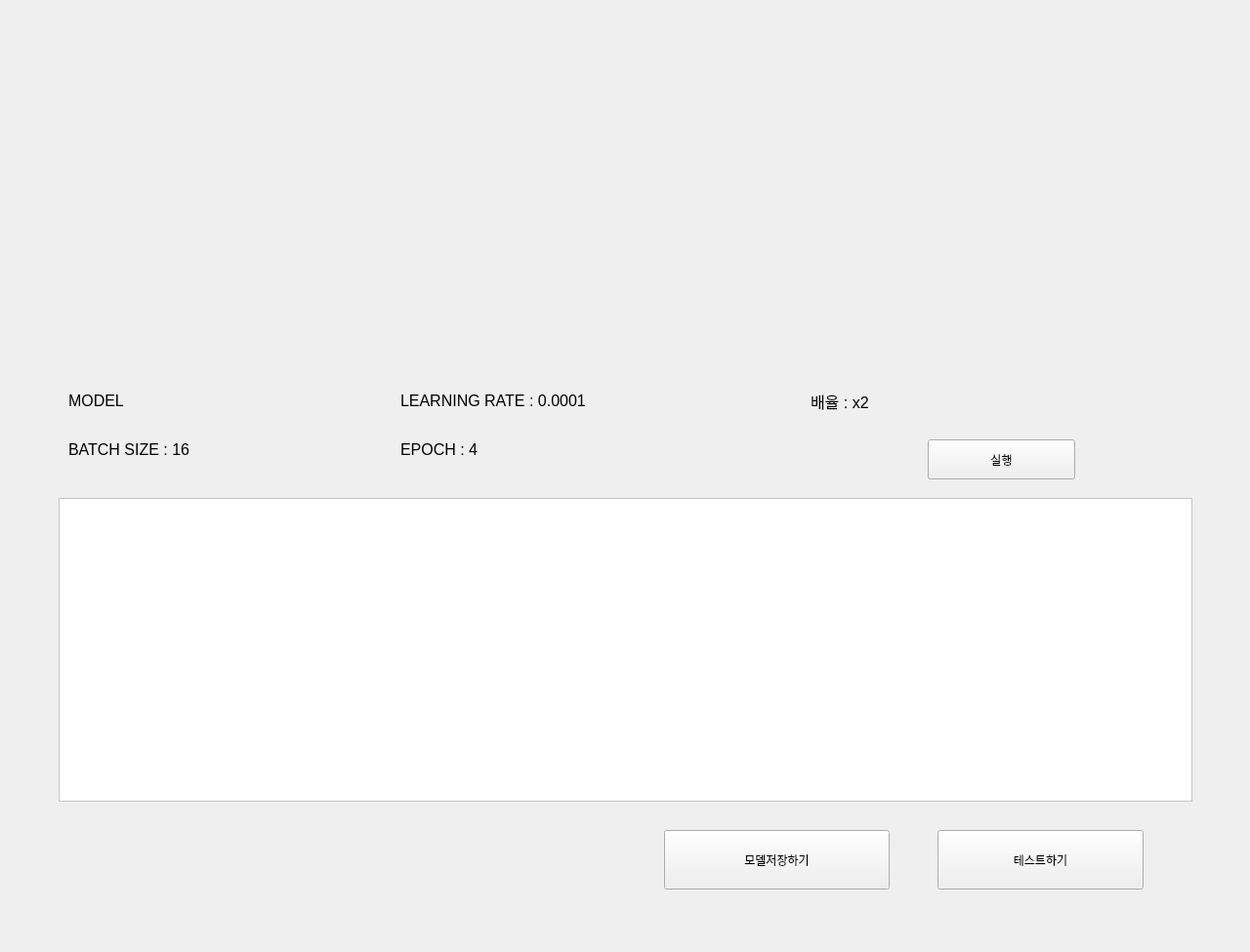
<?xml version="1.0" encoding="UTF-8"?>
<ui version="4.0">
 <class>Form</class>
 <widget class="QWidget" name="Form">
  <property name="geometry">
   <rect>
    <x>0</x>
    <y>0</y>
    <width>1280</width>
    <height>975</height>
   </rect>
  </property>
  <property name="sizePolicy">
   <sizepolicy hsizetype="Fixed" vsizetype="Fixed">
    <horstretch>0</horstretch>
    <verstretch>0</verstretch>
   </sizepolicy>
  </property>
  <property name="windowTitle">
   <string>Form</string>
  </property>
  <widget class="QLabel" name="model">
   <property name="geometry">
    <rect>
     <x>70</x>
     <y>400</y>
     <width>311</width>
     <height>21</height>
    </rect>
   </property>
   <property name="font">
    <font>
     <pointsize>12</pointsize>
    </font>
   </property>
   <property name="text">
    <string>MODEL</string>
   </property>
  </widget>
  <widget class="QLabel" name="batch_size">
   <property name="geometry">
    <rect>
     <x>70</x>
     <y>450</y>
     <width>261</width>
     <height>21</height>
    </rect>
   </property>
   <property name="font">
    <font>
     <pointsize>12</pointsize>
    </font>
   </property>
   <property name="text">
    <string>BATCH SIZE : 16</string>
   </property>
  </widget>
  <widget class="QLabel" name="learnig_rate">
   <property name="geometry">
    <rect>
     <x>410</x>
     <y>400</y>
     <width>441</width>
     <height>21</height>
    </rect>
   </property>
   <property name="font">
    <font>
     <pointsize>12</pointsize>
    </font>
   </property>
   <property name="text">
    <string>LEARNING RATE : 0.0001</string>
   </property>
  </widget>
  <widget class="QLabel" name="epoch">
   <property name="geometry">
    <rect>
     <x>410</x>
     <y>450</y>
     <width>291</width>
     <height>21</height>
    </rect>
   </property>
   <property name="font">
    <font>
     <pointsize>12</pointsize>
    </font>
   </property>
   <property name="text">
    <string>EPOCH : 4</string>
   </property>
  </widget>
  <widget class="QLabel" name="rate">
   <property name="geometry">
    <rect>
     <x>830</x>
     <y>400</y>
     <width>281</width>
     <height>21</height>
    </rect>
   </property>
   <property name="font">
    <font>
     <pointsize>12</pointsize>
    </font>
   </property>
   <property name="text">
    <string>배율 : x2</string>
   </property>
  </widget>
  <widget class="QPushButton" name="golearnbutton">
   <property name="geometry">
    <rect>
     <x>950</x>
     <y>450</y>
     <width>151</width>
     <height>41</height>
    </rect>
   </property>
   <property name="text">
    <string>실행</string>
   </property>
  </widget>
  <widget class="QPushButton" name="golearnbutton_2">
   <property name="geometry">
    <rect>
     <x>680</x>
     <y>850</y>
     <width>231</width>
     <height>61</height>
    </rect>
   </property>
   <property name="text">
    <string>모델저장하기</string>
   </property>
  </widget>
  <widget class="QPushButton" name="gotestbutton">
   <property name="geometry">
    <rect>
     <x>960</x>
     <y>850</y>
     <width>211</width>
     <height>61</height>
    </rect>
   </property>
   <property name="text">
    <string>테스트하기</string>
   </property>
  </widget>
  <widget class="QTextEdit" name="textBox_terminal">
   <property name="geometry">
    <rect>
     <x>60</x>
     <y>510</y>
     <width>1161</width>
     <height>311</height>
    </rect>
   </property>
   <property name="styleSheet">
    <string notr="true">background-color: rgb(255, 255, 255);</string>
   </property>
  </widget>
  <widget class="QWidget" name="formLayoutWidget">
   <property name="geometry">
    <rect>
     <x>80</x>
     <y>40</y>
     <width>511</width>
     <height>341</height>
    </rect>
   </property>
   <layout class="QFormLayout" name="plotLayout"/>
  </widget>
  <widget class="QWidget" name="formLayoutWidget_2">
   <property name="geometry">
    <rect>
     <x>670</x>
     <y>40</y>
     <width>511</width>
     <height>341</height>
    </rect>
   </property>
   <layout class="QFormLayout" name="plotLayout_2"/>
  </widget>
 </widget>
 <resources/>
 <connections/>
</ui>
